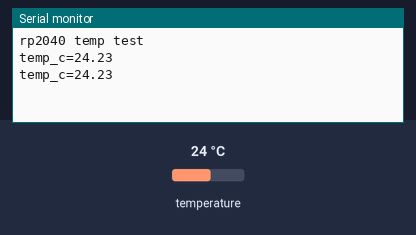
A sketch run on a simulated Raspberry Pi Pico. On the bench: the last lines printed to the serial monitor. Inputs (shaded band) come from the test bench; at power-on: temperature 24 °C.

Above: at 1.3 s.
1.4 s: temperature set to 12 °C
At 1.9 s:
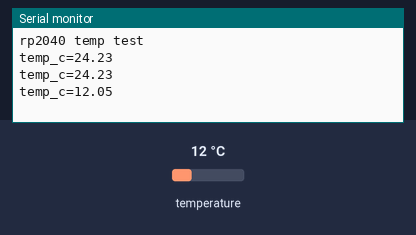
2.9 s: temperature set to 19 °C
At 3.31 s:
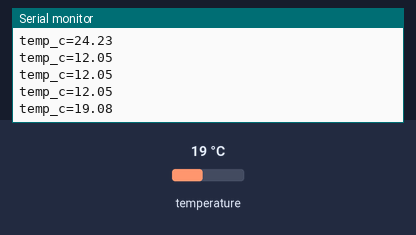
Timing chart, 0 to 5.9 s (numbered marks = the images above; inputs shaded):
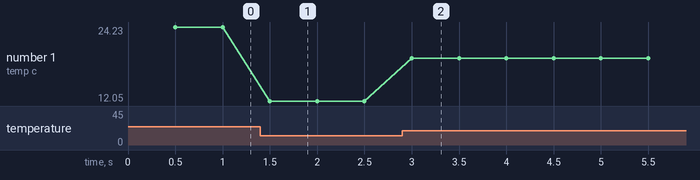

Measured:
- after the input at 1.4 s, the serial monitor: prints a new line after 0.10 s (image 1)
- after the input at 2.9 s, the serial monitor: prints a new line after 0.10 s (image 2)
- plotted number 1: 24.23 → 12.05 after the input at 1.4 s, 12.05 → 19.08 after the input at 2.9 s

The sketch:

die_temperature_test.ino
```cpp
#include <Arduino.h>
#include "hardware/adc.h"

static uint32_t last_print_ms = 0;

void setup() {
    Serial.begin(9600);
    while (!Serial) {;}

    adc_init();
    adc_set_temp_sensor_enabled(true);

    Serial.println("rp2040 temp test");
}

float read_rp2040_temp_c() {
    adc_select_input(4);   // internal temperature sensor

    sleep_us(5);           // allow adc mux + s/h to settle
    adc_read();            // discard first sample
    uint16_t raw = adc_read();

    // use conservative vref estimate (closer to reality than 3.3v)
    constexpr float v_ref = 3.3f;
    constexpr float adc_max = 4095.0f;

    constexpr float adc_27c = (0.706f / v_ref) * adc_max;
    constexpr float slope   = (0.001721f / v_ref) * adc_max;

    float temp_c = 27.0f - (raw - adc_27c) / slope;
    return temp_c;
}

void loop() {
    uint32_t now = millis();
    if (now - last_print_ms < 500) return; // 2 Hz
    last_print_ms = now;

    float temp_c = read_rp2040_temp_c();
    Serial.print("temp_c=");
    Serial.println(temp_c, 2);
}
```
